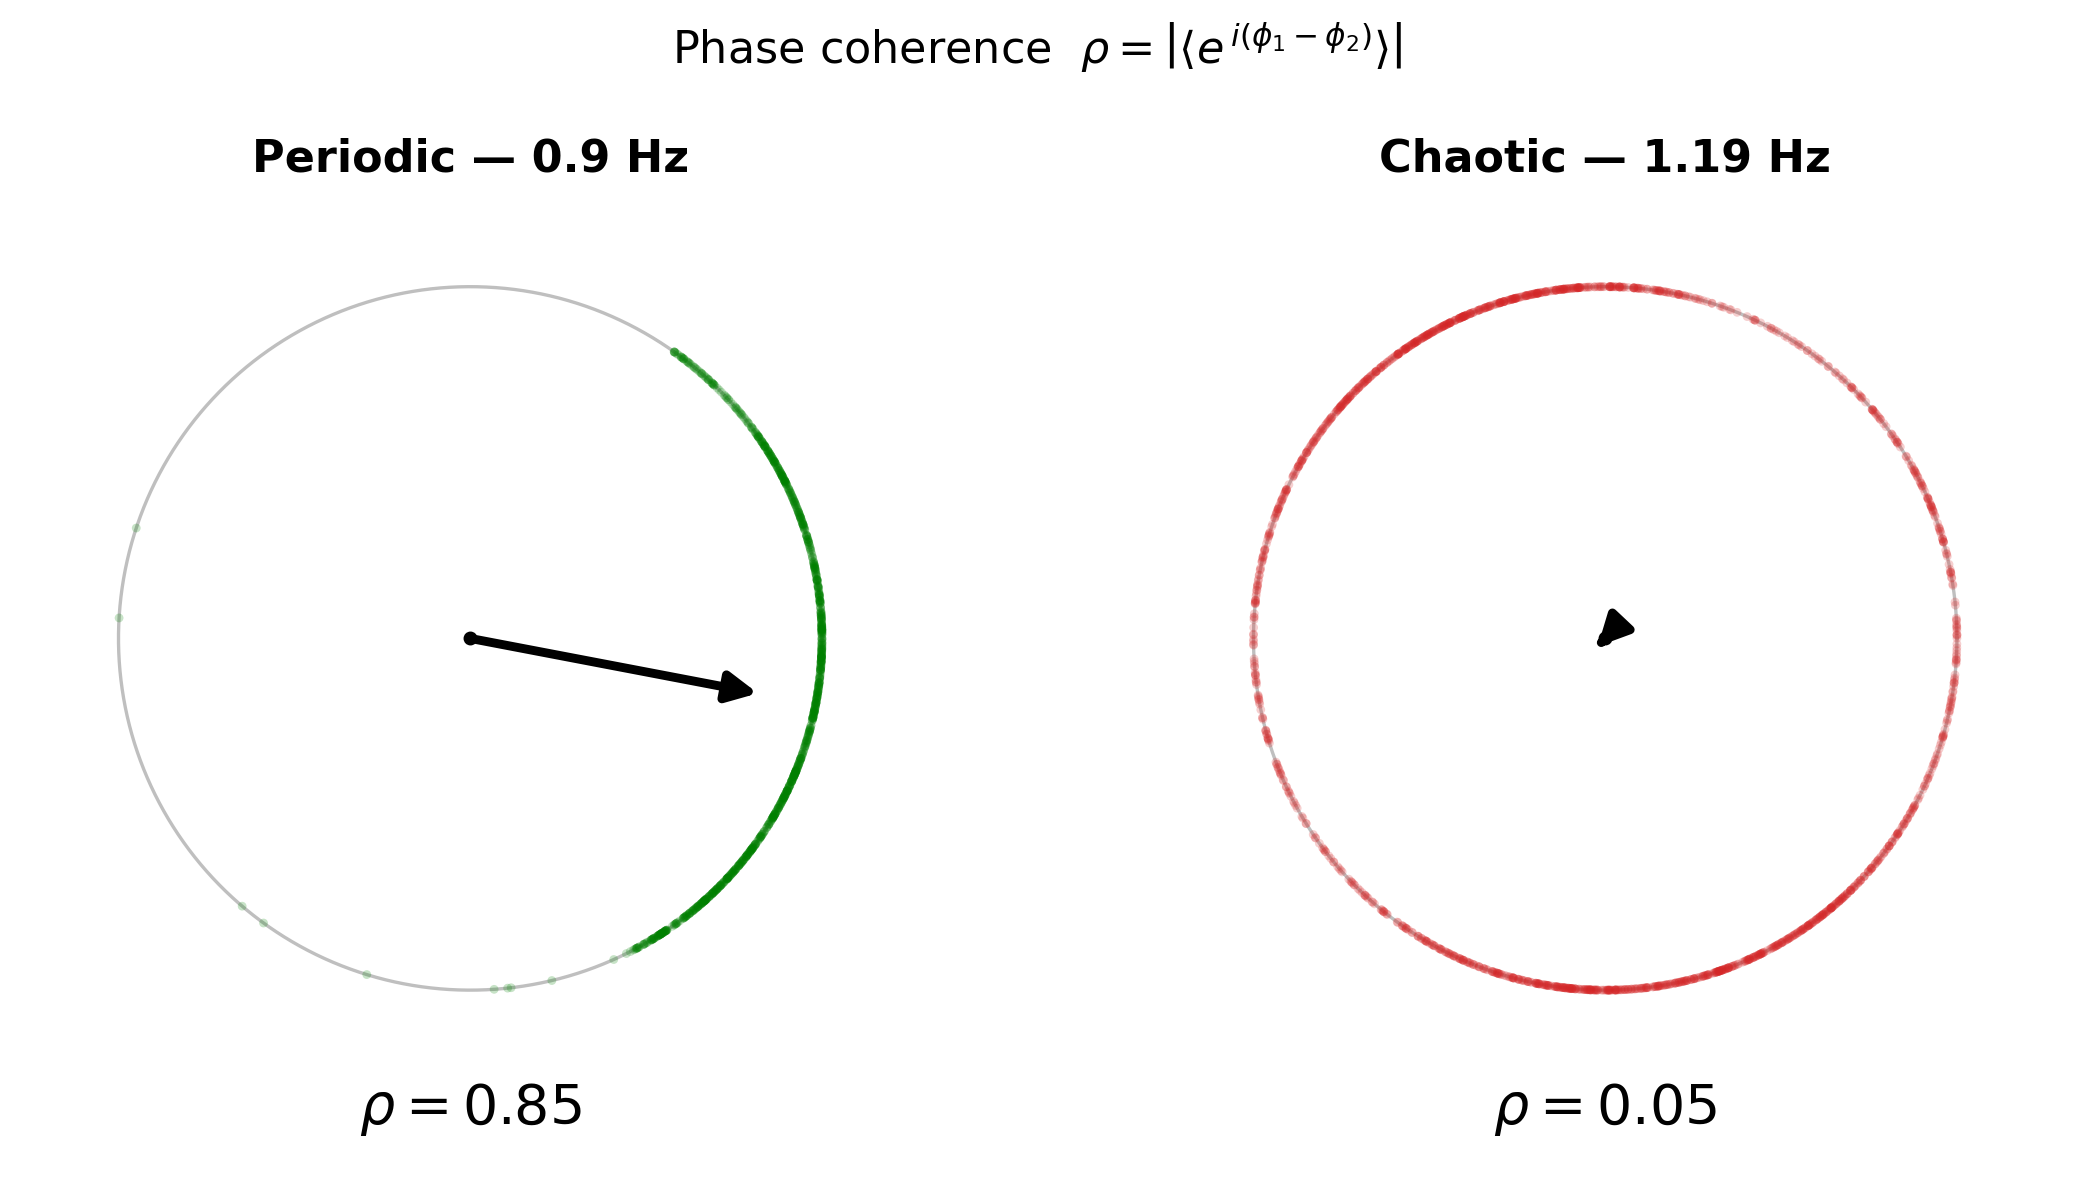

The script that saved this image:
"""
Kuramoto phase-coherence figure (slide "מדדים לכאוס (2)").

Side-by-side unit-circle "phasor swarm" of the arm-to-arm relative phase:
    rho = |<exp(i (phi1 - phi2))>|
Each sample's phasor exp(i(phi1-phi2)) sits on the unit circle; their vector
mean is the black resultant arrow, whose length IS rho.

  Periodic (0.9 Hz): phases locked -> phasors cluster -> long arrow, rho ~ 1.
  Chaotic  (1.19 Hz): phases wander -> phasors cancel  -> tiny arrow, rho ~ 0.

phi_k = inst_phase(theta_k, omega_k, f_drive): the angle in the (theta, omega)
plane (omega normalised by 2*pi*f_drive), exactly as scripts/analysis/
phase_locking.py defines it. omega via kinematics.angular_velocity.
"""
import os
import sys
import numpy as np
import pandas as pd
import matplotlib
matplotlib.use("Agg")
import matplotlib.pyplot as plt

sys.path.insert(0, os.path.join(os.path.dirname(os.path.abspath(__file__)),
                                "..", "..", "..", "scripts", "utils"))
from kinematics import angular_velocity  # noqa: E402

HERE = os.path.dirname(os.path.abspath(__file__))
BASE = os.path.join(HERE, "..")
OUT_PNG = os.path.join(HERE, "phase_coherence_swarm.png")

TRANSIENT_S = 5.0
PANELS = [
    {"label": "Periodic", "stem": "3.2V_0.9Hz",  "f": 0.9,  "color": "green"},
    {"label": "Chaotic",  "stem": "3.2V_1.19Hz", "f": 1.19, "color": "#d62728"},
]


def inst_phase(theta_deg, omega_dps, f_drive):
    th_c = theta_deg - np.mean(theta_deg)
    w_n = omega_dps / (2.0 * np.pi * f_drive)
    return np.unwrap(np.arctan2(w_n, th_c))


def relative_phase(stem, f):
    df = pd.read_csv(os.path.join(BASE, "measurements", stem, "tracking.csv"))
    df = df.dropna(subset=["time_s", "theta1_deg", "theta2_deg"])
    t = df["time_s"].to_numpy()
    th1 = df["theta1_deg"].to_numpy()
    th2 = df["theta2_deg"].to_numpy()
    keep = t >= t[0] + TRANSIENT_S
    t, th1, th2 = t[keep], th1[keep], th2[keep]
    dt = float(np.median(np.diff(t)))
    win = int(0.2 * (1.0 / f) / dt) | 1            # ~T_drive/5 frames, odd
    o1 = angular_velocity(th1, t, window=max(win, 3))
    o2 = angular_velocity(th2, t, window=max(win, 3))
    phi1 = inst_phase(th1, o1, f)
    phi2 = inst_phase(th2, o2, f)
    return phi1 - phi2


fig, axes = plt.subplots(1, 2, figsize=(11.5, 6.0))
theta_ring = np.linspace(0, 2 * np.pi, 240)
for ax, p in zip(axes, PANELS):
    dphi = relative_phase(p["stem"], p["f"])
    z = np.exp(1j * dphi)
    R = z.mean()
    rho = abs(R)

    ax.plot(np.cos(theta_ring), np.sin(theta_ring), color="0.75", lw=1.2, zorder=1)
    s = z[::5]                                     # subsample swarm for clarity
    ax.scatter(s.real, s.imag, s=10, color=p["color"], alpha=0.22,
               edgecolors="none", zorder=2)
    ax.annotate("", xy=(R.real, R.imag), xytext=(0, 0),
                arrowprops=dict(arrowstyle="-|>", lw=3.2, color="black",
                                mutation_scale=22), zorder=5)
    ax.plot(0, 0, "o", ms=4, color="black", zorder=6)
    ax.set_title(f"{p['label']} — {p['f']:g} Hz", fontsize=16, fontweight="bold")
    ax.text(0, -1.34, rf"$\rho = {rho:.2f}$", ha="center", va="center",
            fontsize=20, fontweight="bold")
    ax.set_aspect("equal")
    ax.set_xlim(-1.28, 1.28)
    ax.set_ylim(-1.5, 1.28)
    ax.axis("off")

fig.suptitle(r"Phase coherence  $\rho = \left|\langle e^{\,i(\phi_1-\phi_2)}\rangle\right|$",
             fontsize=16, y=0.98)
fig.tight_layout(rect=(0, 0, 1, 0.96))
fig.savefig(OUT_PNG, dpi=200, bbox_inches="tight")
print(f"Saved -> {OUT_PNG}")
for p in PANELS:
    print(p["stem"], "rho=", round(abs(np.exp(1j * relative_phase(p["stem"], p["f"])).mean()), 3))
